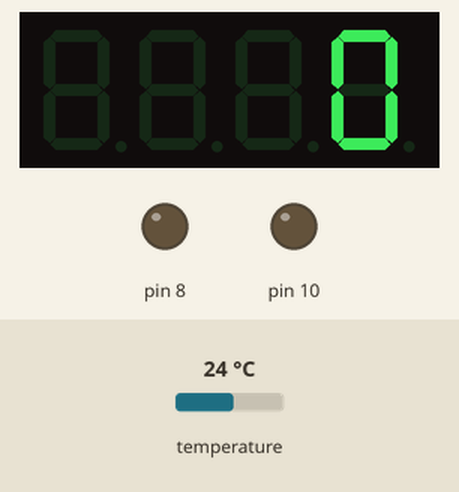
A sketch run on a simulated Arduino Uno, built with avr-gcc and run on an emulated ATmega328P. Shown: 4-digit seven-segment display, output pins drawn as LEDs (lit = HIGH). Inputs (shaded band) come from the test bench; at power-on: temperature 24 °C. What the sketch prints to the serial monitor is not drawn.

Above: at 0.9 s.
At 4.9 s:
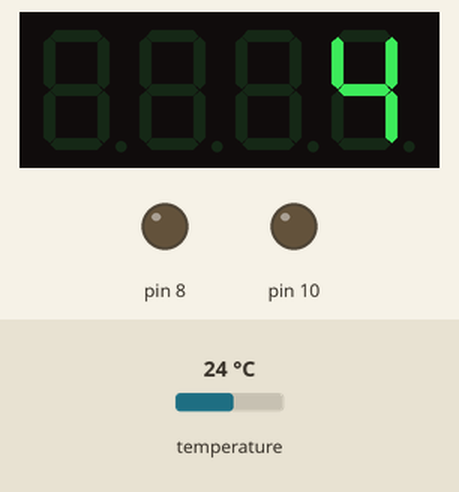
At 10.1 s:
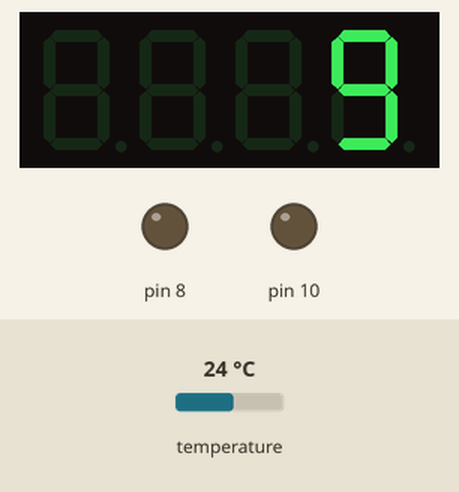
At 19.2 s:
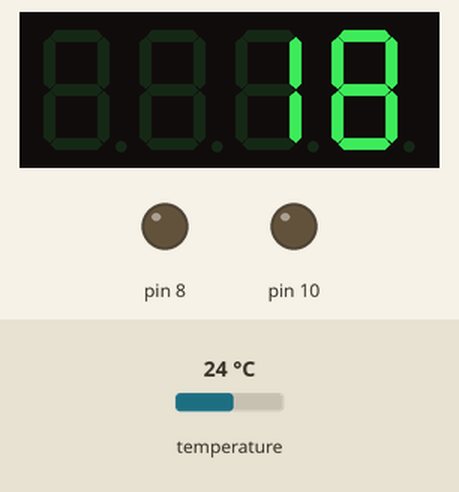
At 28.4 s:
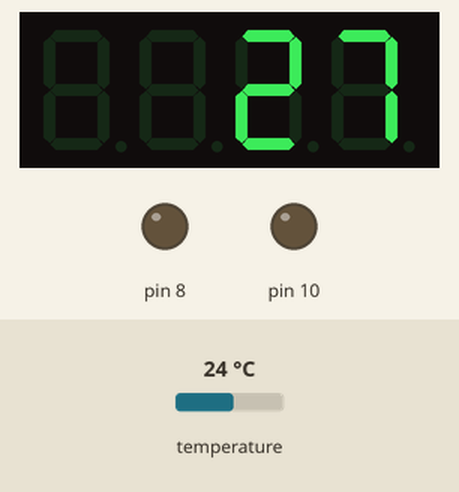
At 38.6 s:
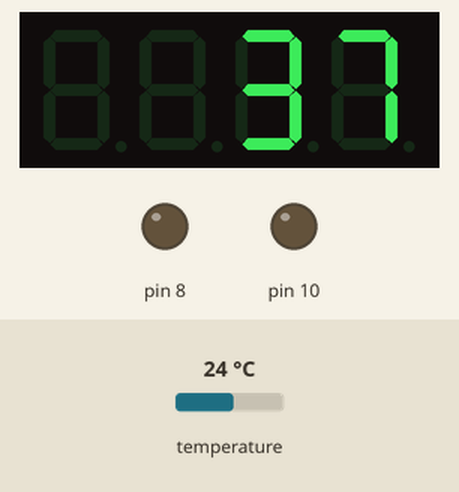

Measured:
- what the display in image 0 shows lasts 1.0 s, from 0.8 s to 1.8 s

The sketch:

OneWireNopullup_termometer_med_tm1637_display.ino
```cpp
//Måste vara OneWireNoPullUpTester biblioteket
#include <OneWire.h>
#include <DallasTemperature.h>

// This is an updated version of the Tester program that comes with the DallasTemp library
// It will drive a DS18x20 tempurature sensor plugged directly to the Arduino header pins 8,9, and 10.
// The flat side of the sensor should face into the center of the board.
// More info and a video here...
// http://wp.josh.com/2014/06/23/no-external-pull-up-needed-for-ds18b20-temp-sensor/#more-1892


#define ONE_WIRE_BUS 9
#define TEMPERATURE_PRECISION 9

// Uncomment this line if you are using the updated dallas_temp_library that
// supports the busFail() method to diagnose bus problems
// #define BUSFAIL

// Setup a oneWire instance to communicate with any OneWire devices (not just Maxim/Dallas temperature ICs)
OneWire oneWire(ONE_WIRE_BUS);

// Pass our oneWire reference to Dallas Temperature.
DallasTemperature sensors(&oneWire);

//Displaydelen under här
//---------------------

#include <TM1637Display.h>

const int CLK = 3; //Set the CLK pin connection to the display
const int DIO = 2; //Set the DIO pin connection to the display

int numCounter = 0;

TM1637Display display(CLK, DIO); //set up the 4-Digit Display.
//---------------------

void setup(void)
{

  // This lines just make it so you can plug a DS18B20 directly into
  // digitial pins 8-10.

  digitalWrite(8, LOW);
  pinMode(8, OUTPUT);
  digitalWrite(10, LOW);
  pinMode(10, OUTPUT);

  //Display
  display.setBrightness(0x0a); //set the diplay to maximum brightness

  // start serial port
  Serial.begin(9600);
  Serial.println("Dallas Temperature IC Control Library Demo");

}


void loop(void)
{

#ifdef BUSFAIL

  Serial.print(" Test:");

  if (sensors.reset()) {

    Serial.print("good");

  }
  else {

    if (sensors.busFail()) {

      Serial.print("fail");

    }
    else {

      Serial.print("empty");

    }

  }

#endif

  int numberOfDevices; // Number of temperature devices found

  DeviceAddress tempDeviceAddress; // We'll use this variable to store a found device address

                   // For testing purposes, reset the bus every loop so we can see if any devices appear or fall off
  sensors.begin();

  // Grab a count of devices on the wire
  numberOfDevices = sensors.getDeviceCount();

  Serial.print(" Parasite:");
  if (sensors.isParasitePowerMode()) Serial.print("ON ");
  else Serial.print("OFF ");

  Serial.print("Count:");
  Serial.print(numberOfDevices, DEC);
  // report parasite power requirements

  sensors.requestTemperatures(); // Send the command to get temperatures

                   // Loop through each device, print out temperature data
  for (int i = 0; i<numberOfDevices; i++)
  {
    // Search the wire for address
    if (sensors.getAddress(tempDeviceAddress, i))
    {
      // Output the device ID
      Serial.print(" #");
      Serial.print(i, DEC);
      Serial.print("=");


      float tempC = sensors.getTempC(tempDeviceAddress);

      Serial.print(tempC); // Converts tempC to Fahrenheit

    }
    //else ghost device! Check your power requirements and cabling

  }
  //Skrivut Display
  printDisplay();

  Serial.println("");

  delay(1000);
}

// function to print a device address
void printAddress(DeviceAddress deviceAddress)
{
  for (uint8_t i = 0; i < 8; i++)
  {
    if (deviceAddress[i] < 16) Serial.print("0");
    Serial.print(deviceAddress[i], HEX);
  }
}

void printDisplay()
{
      for(numCounter = 0; numCounter < 1000; numCounter++) //Iterate numCounter
      {
          display.showNumberDec(numCounter); //Display the numCounter value;
          delay(1000);
      }
}
```
